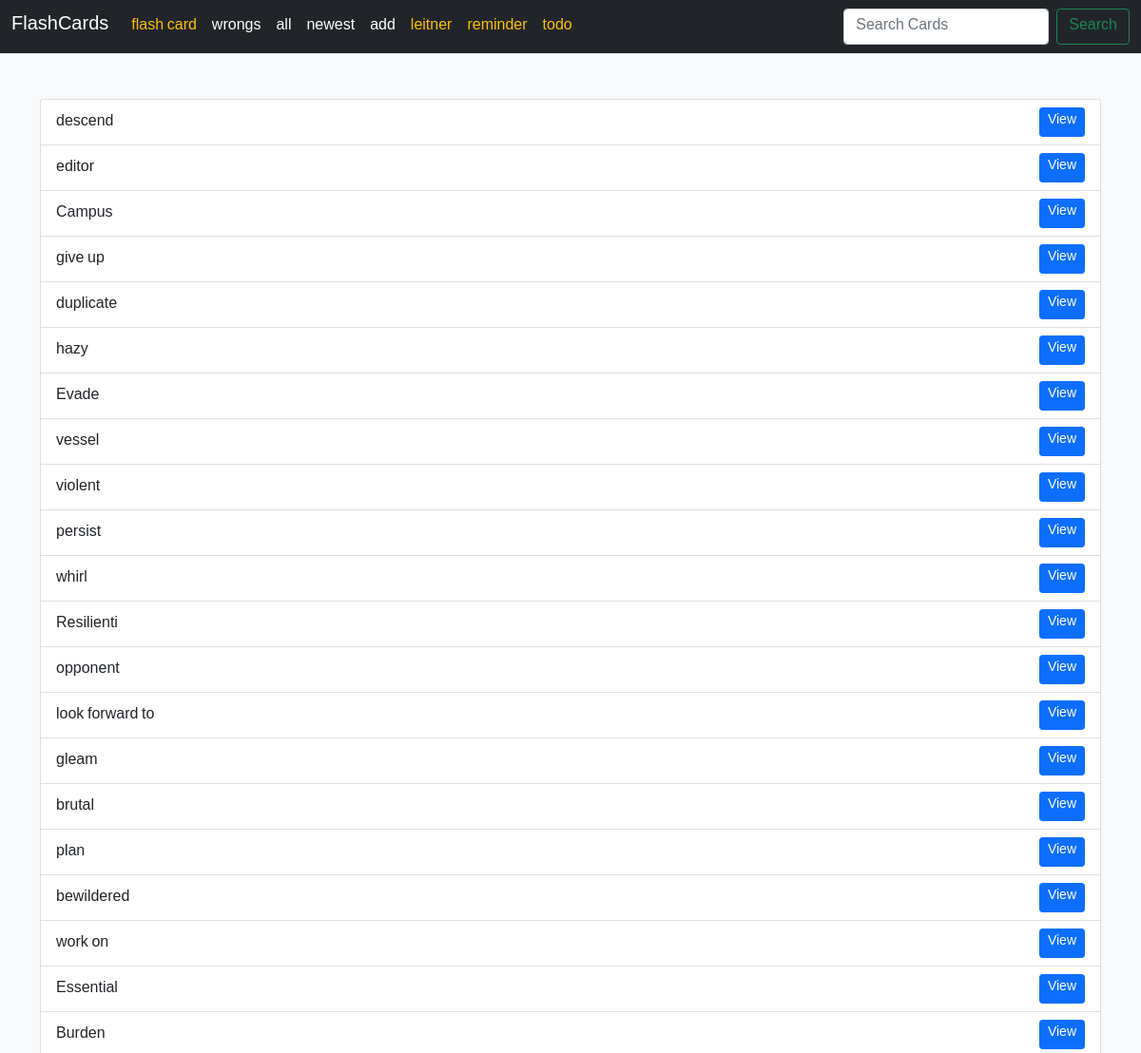
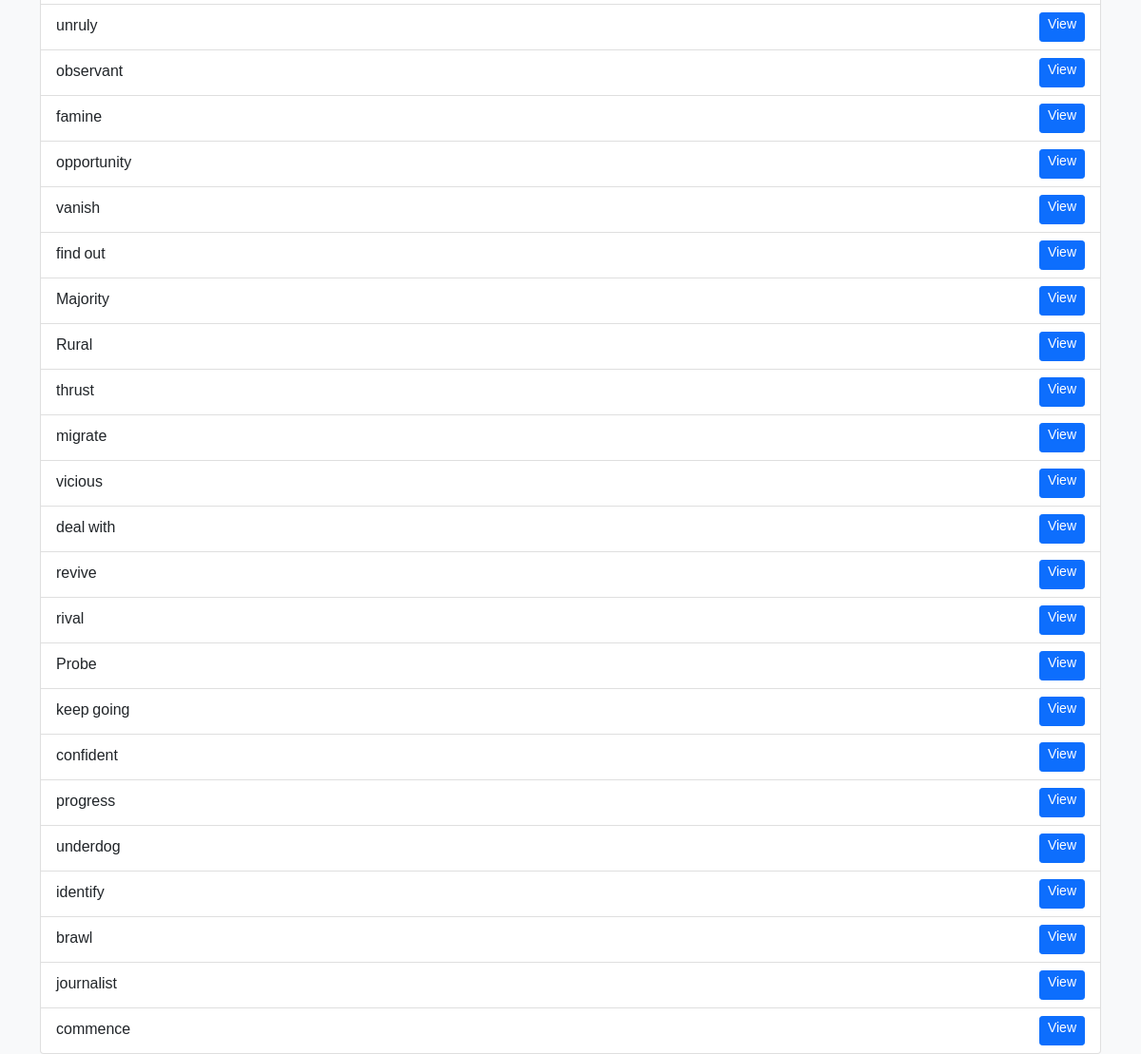
Page /flashcard/home/ on the committed database (2 pictures, top to bottom).
### home/models.py (models this page shows, shortened)
class FlashCard(models.Model):
    word = models.CharField(max_length=512)
    meaning = models.CharField(max_length=512)
    example = models.CharField(max_length=1024, null=True, blank=True)
    rate = models.SmallIntegerField(default=0)
    last_reply = models.BooleanField(default=False)
    created_at = models.DateTimeField(auto_now_add=True)
    next_review_date = models.DateField()

### home/views.py (the view)
# urls.py: path("home/" ,HomeView.as_view(),name="home"),
class HomeView(View):
    def get(self, request):
        cards = FlashCard.objects.filter(next_review_date__lte=date.today()).order_by(
            "?"
        )
        return render(request, "home/home.html", {"cards": cards})

### home/templates/home/home.html
{% extends 'base.html' %}
{% block content %}
  <ul class="list-group">
    {% if cards %}
      {% for card in cards %}
        <li class="list-group-item d-flex justify-content-between align-items-center">
          {{ card.word }}
          <a href="{% url 'home:cardsdetails' card.id %}" class="btn btn-sm btn-primary">View</a>
        </li>
      {% endfor %}
    {% else %}
      <div dir="rtl" class="alert alert-warning alert-dismissible fade show" role="alert">
        کارتی وجود ندارد!
        <button type="button" class="btn-close" data-bs-dismiss="alert" aria-label="Close"></button>
      </div>
    {% endif %}
  </ul>
{% endblock %}

### rows in the picture
FlashCard: word "descend"
FlashCard: word "editor"
FlashCard: word "Campus"
FlashCard: word "give up"
FlashCard: word "duplicate"
FlashCard: word "hazy"
FlashCard: word "Evade"
FlashCard: word "vessel"
FlashCard: word "violent"
FlashCard: word "persist"
FlashCard: word "whirl"
FlashCard: word "Resilienti"
FlashCard: word "opponent"
FlashCard: word "look forward to"
FlashCard: word "gleam"
FlashCard: word "brutal"
FlashCard: word "plan"
FlashCard: word "bewildered"
FlashCard: word "work on"
FlashCard: word "Essential"
FlashCard: word "Burden"
FlashCard: word "unruly"
FlashCard: word "observant"
FlashCard: word "famine"
FlashCard: word "opportunity"
FlashCard: word "vanish"
FlashCard: word "find out"
FlashCard: word "Majority"
FlashCard: word "Rural"
FlashCard: word "thrust"
FlashCard: word "migrate"
FlashCard: word "vicious"
FlashCard: word "deal with"
FlashCard: word "revive"
FlashCard: word "rival"
FlashCard: word "Probe"
FlashCard: word "keep going"
FlashCard: word "confident"
FlashCard: word "progress"
FlashCard: word "underdog"
FlashCard: word "identify"
FlashCard: word "brawl"
FlashCard: word "journalist"
FlashCard: word "commence"
